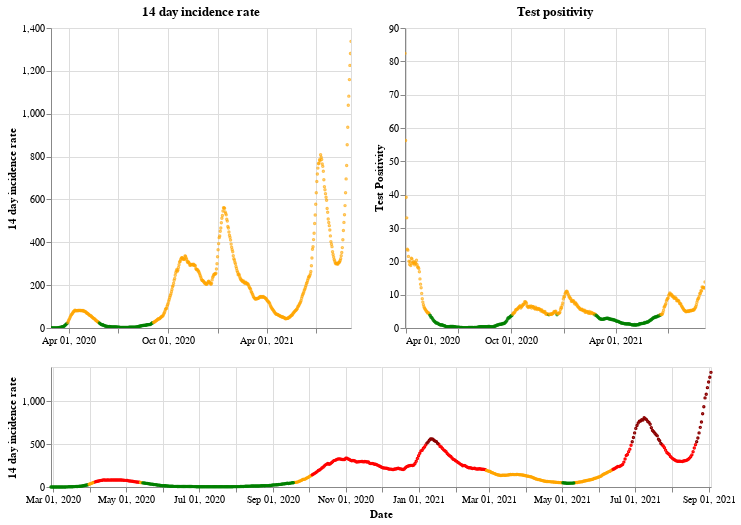

The notebook cell saved with this chart:
### Markdown cell above
## Scotland

### Code cell
plot_traffic_light('Scotland')

### Figure 1 — Vega-Lite specification as saved in the notebook (floating-point values rounded to 4 significant figures; data arrays with more than 128 entries replaced by an {"elided": "..."} marker saying what was removed)
{"config": {"view": {"continuousWidth": 400, "continuousHeight": 300}}, "vconcat": [{"hconcat": [{"mark": {"type": "point", "size": 2}, "encoding": {"color": {"condition": {"value": "green", "test": "(datum.twoWeeklyCasesRate <= 25)"}, "value": "orange"}, "tooltip": [{"type": "nominal", "field": "areaName"}, {"type": "temporal", "field": "date"}, {"type": "quantitative", "field": "twoWeeklyCasesRate"}, {"type": "quantitative", "field": "testPositivity"}], "x": {"type": "temporal", "axis": {"title": ""}, "field": "date", "scale": {"domain": {"selection": "DateBrush"}}, "timeUnit": "yearmonthdate"}, "y": {"type": "quantitative", "axis": {"title": "14 day incidence rate"}, "field": "twoWeeklyCasesRate"}}, "title": "14 day incidence rate", "width": 300}, {"mark": {"type": "point", "size": 2}, "encoding": {"color": {"condition": {"value": "green", "test": "(datum.testPositivity <= 4)"}, "value": "orange"}, "tooltip": [{"type": "nominal", "field": "areaName"}, {"type": "temporal", "field": "date"}, {"type": "quantitative", "field": "twoWeeklyCasesRate"}, {"type": "quantitative", "field": "testPositivity"}], "x": {"type": "temporal", "axis": {"title": ""}, "field": "date", "scale": {"domain": {"selection": "DateBrush"}}, "timeUnit": "yearmonthdate"}, "y": {"type": "quantitative", "axis": {"title": "Test Positivity"}, "field": "testPositivity"}}, "title": "Test positivity", "width": 300}]}, {"layer": [{"mark": {"type": "point", "size": 2}, "encoding": {"color": {"condition": {"value": "orange", "test": "(((datum.testPositivity < 4) && (datum.twoWeeklyCasesRate >= 50)) && (datum.twoWeeklyCasesRate < 200))"}, "value": "red"}, "opacity": {"condition": {"value": 1, "test": "((datum.twoWeeklyCasesRate >= 50) && (datum.twoWeeklyCasesRate < 500))"}, "value": 0}, "tooltip": [{"type": "nominal", "field": "areaName"}, {"type": "temporal", "field": "date"}, {"type": "quantitative", "field": "twoWeeklyCasesRate"}, {"type": "quantitative", "field": "testPositivity"}], "x": {"type": "temporal", "axis": {"title": "Date"}, "field": "date", "timeUnit": "yearmonthdate"}, "y": {"type": "quantitative", "axis": {"title": "14 day incidence rate"}, "field": "twoWeeklyCasesRate"}}, "selection": {"DateBrush": {"type": "interval", "encodings": ["x"], "fields": ["Time"]}}}, {"mark": {"type": "point", "size": 2}, "encoding": {"color": {"value": "darkred"}, "opacity": {"condition": {"value": 1, "test": "(datum.twoWeeklyCasesRate >= 500)"}, "value": 0}, "tooltip": [{"type": "nominal", "field": "areaName"}, {"type": "temporal", "field": "date"}, {"type": "quantitative", "field": "twoWeeklyCasesRate"}, {"type": "quantitative", "field": "testPositivity"}], "x": {"type": "temporal", "axis": {"title": "Date"}, "field": "date", "timeUnit": "yearmonthdate"}, "y": {"type": "quantitative", "axis": {"title": "14 day incidence rate"}, "field": "twoWeeklyCasesRate"}}}, {"mark": {"type": "point", "size": 2}, "encoding": {"color": {"condition": {"value": "green", "test": "((datum.testPositivity < 4) && (datum.twoWeeklyCasesRate < 50))"}, "value": "orange"}, "opacity": {"condition": {"value": 1, "test": "(datum.twoWeeklyCasesRate < 50)"}, "value": 0}, "tooltip": [{"type": "nominal", "field": "areaName"}, {"type": "temporal", "field": "date"}, {"type": "quantitative", "field": "twoWeeklyCasesRate"}, {"type": "quantitative", "field": "testPositivity"}], "x": {"type": "temporal", "axis": {"title": "Date"}, "field": "date", "timeUnit": "yearmonthdate"}, "y": {"type": "quantitative", "axis": {"title": "14 day incidence rate"}, "field": "twoWeeklyCasesRate"}}}], "height": 120, "width": 660}], "data": {"name": "data-9a44a29d2582e4547a42e17e62d5fdcb"}, "$schema": "https://vega.github.io/schema/vega-lite/v4.8.1.json", "datasets": {"data-9a44a29d2582e4547a42e17e62d5fdcb": {"elided": "554 records"}}}
